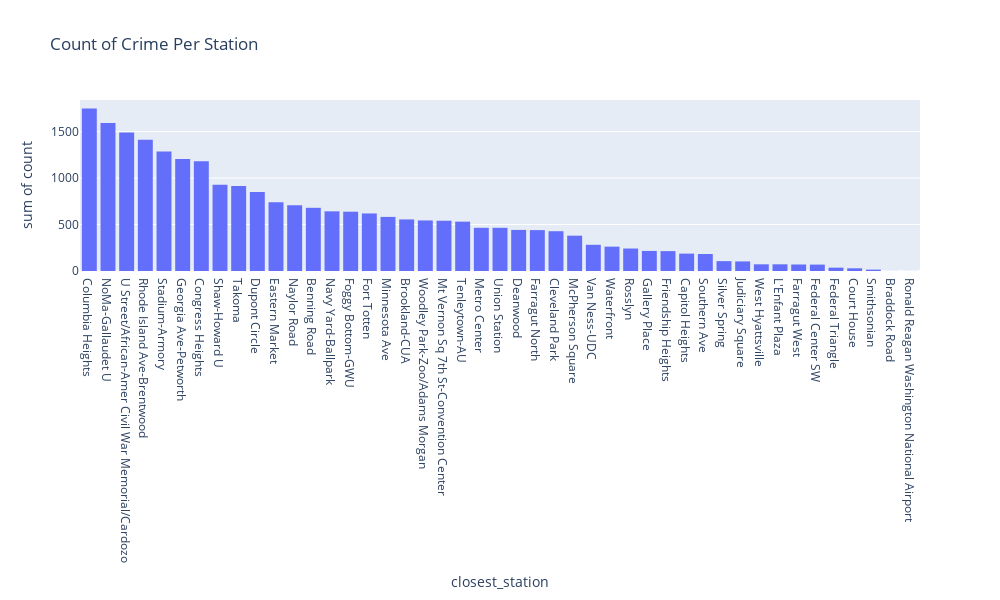

Notebook code for this chart:
### Code cell
import pandas as pd
import plotly.express as px

stationcrimes = pd.read_csv('newclosest_station.csv', sep=',')
fig = px.histogram(stationcrimes, 
                   x='closest_station', 
                   y='count',
                   nbins=24, 
                   width=1000, 
                   height=600,
                   title="Count of Crime Per Station"
                   )
fig.show()

### Figure 1 — Plotly figure (JSON) as saved in the notebook; plotly's stock layout.template omitted (floating-point values rounded to 4 significant figures)
{"data": [{"alignmentgroup": "True", "bingroup": "x", "histfunc": "sum", "hovertemplate": "closest_station=%{x}<br>sum of count=%{y}<extra></extra>", "legendgroup": "", "marker": {"color": "#636efa", "pattern": {"shape": ""}}, "name": "", "nbinsx": 24, "offsetgroup": "", "orientation": "v", "showlegend": false, "type": "histogram", "x": ["Columbia Heights", "NoMa-Gallaudet U", "U Street/African-Amer Civil War Memorial/Cardozo", "Rhode Island Ave-Brentwood", "Stadium-Armory", "Georgia Ave-Petworth", "Congress Heights", "Shaw-Howard U", "Takoma", "Dupont Circle", "Eastern Market", "Naylor Road", "Benning Road", "Navy Yard-Ballpark", "Foggy Bottom-GWU", "Fort Totten", "Minnesota Ave", "Brookland-CUA", "Woodley Park-Zoo/Adams Morgan", "Mt Vernon Sq 7th St-Convention Center", "Tenleytown-AU", "Metro Center", "Union Station", "Deanwood", "Farragut North", "Cleveland Park", "McPherson Square", "Van Ness-UDC", "Waterfront", "Rosslyn", "Gallery Place", "Friendship Heights", "Capitol Heights", "Southern Ave", "Silver Spring", "Judiciary Square", "West Hyattsville", "L'Enfant Plaza", "Farragut West", "Federal Center SW", "Federal Triangle", "Court House", "Smithsonian", "Braddock Road", "Ronald Reagan Washington National Airport"], "xaxis": "x", "y": [1748, 1593, 1489, 1412, 1286, 1204, 1181, 928, 914, 851, 741, 708, 680, 642, 638, 619, 582, 555, 544, 541, 531, 465, 465, 442, 440, 428, 380, 282, 262, 242, 216, 214, 187, 183, 106, 103, 72, 72, 70, 69, 36, 29, 15, 1, 1], "yaxis": "y"}], "layout": {"barmode": "relative", "height": 600, "legend": {"tracegroupgap": 0}, "title": {"text": "Count of Crime Per Station"}, "width": 1000, "xaxis": {"anchor": "y", "domain": [0, 1], "title": {"text": "closest_station"}}, "yaxis": {"anchor": "x", "domain": [0, 1], "title": {"text": "sum of count"}}}}
